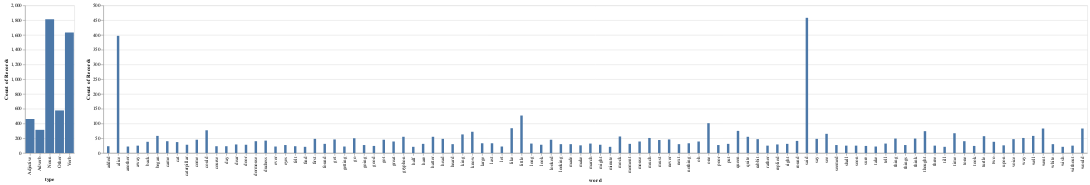

The code cell stored with this chart in its notebook:
### Code cell
# along the type column, we want to support a filter selection
selection = alt.selection(type="multi", fields=['type'])

# we create a composite chart consisting of two sub-charts
# the base holds it together and acts as the concierge taking care of the data
base = alt.Chart(df_pared)

# this shows the types, note that we rely on Altair's aggregation prowess
chart1 = base.mark_bar().encode(
  x = alt.Y('type:N'),
  y = alt.X('count()'),
  # when a bar is selected, the others are displayed with reduced opacity
  opacity=alt.condition(selection, alt.value(1), alt.value(.25)),
).add_selection(selection)

# this chart reacts to the selection made in the left/above chart
chart2 = base.mark_bar(width=5).encode(
  x = 'word:N',
  y = alt.Y('count()'),
).transform_filter(selection)

chart1 | chart2

### Figure 1 — Vega-Lite specification as saved in the notebook (floating-point values rounded to 4 significant figures; data arrays with more than 128 entries replaced by an {"elided": "..."} marker saying what was removed)
{"config": {"view": {"continuousWidth": 400, "continuousHeight": 300}}, "hconcat": [{"mark": "bar", "encoding": {"opacity": {"condition": {"value": 1, "selection": "selector001"}, "value": 0.25}, "x": {"field": "type", "type": "nominal"}, "y": {"aggregate": "count", "type": "quantitative"}}, "selection": {"selector001": {"type": "multi", "fields": ["type"]}}}, {"mark": {"type": "bar", "width": 5}, "encoding": {"x": {"field": "word", "type": "nominal"}, "y": {"aggregate": "count", "type": "quantitative"}}, "transform": [{"filter": {"selection": "selector001"}}]}], "data": {"name": "data-8fb4b046e382637ce2a6b77914df6c07"}, "$schema": "https://vega.github.io/schema/vega-lite/v4.17.0.json", "datasets": {"data-8fb4b046e382637ce2a6b77914df6c07": {"elided": "4798 records"}}}
